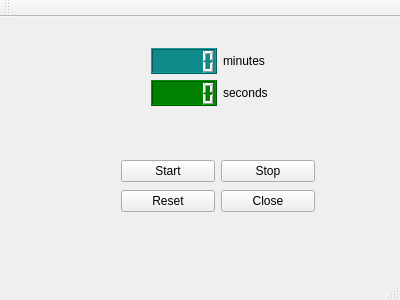
<?xml version="1.0" encoding="UTF-8"?>
<ui version="4.0">
 <class>MainWindow</class>
 <widget class="QMainWindow" name="MainWindow">
  <property name="geometry">
   <rect>
    <x>0</x>
    <y>0</y>
    <width>400</width>
    <height>300</height>
   </rect>
  </property>
  <property name="windowTitle">
   <string>MainWindow</string>
  </property>
  <widget class="QWidget" name="centralWidget">
   <widget class="QWidget" name="gridLayoutWidget">
    <property name="geometry">
     <rect>
      <x>140</x>
      <y>20</y>
      <width>160</width>
      <height>80</height>
     </rect>
    </property>
    <layout class="QGridLayout" name="gridLayout">
     <item row="0" column="0">
      <widget class="QLCDNumber" name="lcdNumberSec">
       <property name="styleSheet">
        <string notr="true">#lcdNumberSec {
    background-color: #0f8a8a;
    color: white;
}

</string>
       </property>
      </widget>
     </item>
     <item row="1" column="0">
      <widget class="QLCDNumber" name="lcdNumberMin">
       <property name="styleSheet">
        <string notr="true">#lcdNumberMin {
    background-color: #008000;
    color: white;
}
</string>
       </property>
      </widget>
     </item>
     <item row="0" column="1">
      <widget class="QLabel" name="label">
       <property name="text">
        <string>minutes</string>
       </property>
      </widget>
     </item>
     <item row="1" column="1">
      <widget class="QLabel" name="label_2">
       <property name="text">
        <string>seconds</string>
       </property>
      </widget>
     </item>
    </layout>
   </widget>
   <widget class="QWidget" name="gridLayoutWidget_2">
    <property name="geometry">
     <rect>
      <x>110</x>
      <y>130</y>
      <width>216</width>
      <height>80</height>
     </rect>
    </property>
    <layout class="QGridLayout" name="gridLayout_2">
     <item row="0" column="0">
      <widget class="QPushButton" name="startButton">
       <property name="text">
        <string>Start</string>
       </property>
      </widget>
     </item>
     <item row="1" column="0">
      <widget class="QPushButton" name="resetButton">
       <property name="text">
        <string>Reset</string>
       </property>
      </widget>
     </item>
     <item row="0" column="1">
      <widget class="QPushButton" name="stopButton">
       <property name="text">
        <string>Stop</string>
       </property>
      </widget>
     </item>
     <item row="1" column="1">
      <widget class="QPushButton" name="closeButton">
       <property name="text">
        <string>Close</string>
       </property>
      </widget>
     </item>
    </layout>
   </widget>
  </widget>
  <widget class="QMenuBar" name="menuBar">
   <property name="geometry">
    <rect>
     <x>0</x>
     <y>0</y>
     <width>400</width>
     <height>33</height>
    </rect>
   </property>
  </widget>
  <widget class="QToolBar" name="mainToolBar">
   <attribute name="toolBarArea">
    <enum>TopToolBarArea</enum>
   </attribute>
   <attribute name="toolBarBreak">
    <bool>false</bool>
   </attribute>
  </widget>
  <widget class="QStatusBar" name="statusBar"/>
 </widget>
 <layoutdefault spacing="6" margin="11"/>
 <resources/>
 <connections>
  <connection>
   <sender>closeButton</sender>
   <signal>clicked()</signal>
   <receiver>MainWindow</receiver>
   <slot>close()</slot>
   <hints>
    <hint type="sourcelabel">
     <x>274</x>
     <y>233</y>
    </hint>
    <hint type="destinationlabel">
     <x>199</x>
     <y>149</y>
    </hint>
   </hints>
  </connection>
 </connections>
</ui>
